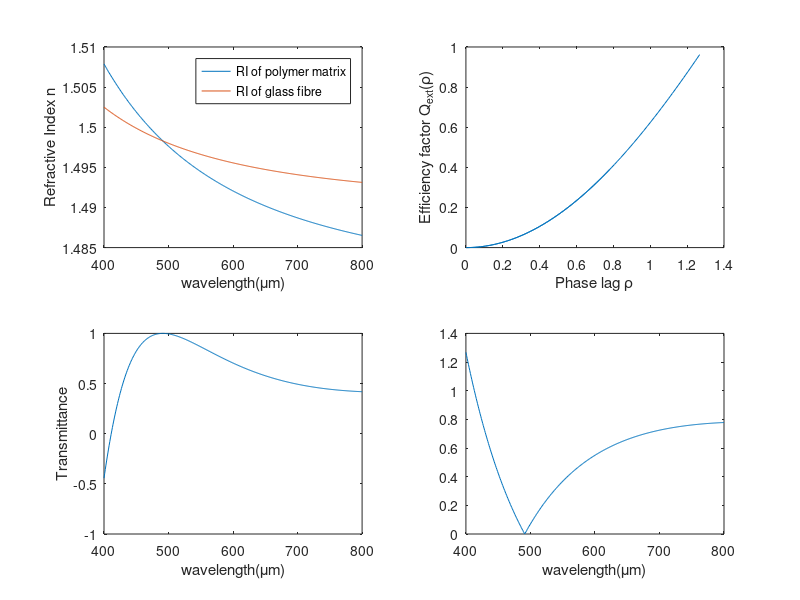

Here is the MATLAB script that generated this plot:
clear all
close all
clc

% Initialisation
N = 9; % Number of fibres
R_f = 7500e-9; % Radius of cylindrical fibre
w_s = 10000e-9
w = 60000e-9;
h = 60000e-9;
f = N*pi*(R_f)^2/(w*h)  % Volume fraction
 
% dS = 1; % Unit surface area
% I = 1; % Intensity of transmitted light
% I_0 = 1; % Uniform intensity of incident light flux


% T = I/I_0; % Transmittance of the incident light in monochromatic light


theta = 0; % Scattering angle - angle between the incident light and scattered light



wavelength_start = 400;
wavelength_end = 800;

democase = ['single'];

switch(democase)
    case 'single'
for lambda = wavelength_start:wavelength_end
% rho = 2*k*R_f*abs(n_f-n_m); % Phase lag sustained by the centre ray
%lambda = 589e-9;

n_f = 1.49+2000.*lambda^(-2)-808.*lambda^(-4)+0.1.*lambda^(-6);
n_m = 1.4794+4557.*lambda^(-2)+903.*lambda^(-4)+0.1.*lambda^(-6);
% %  a_1 = 0.751;
% %  a_2 = 1.16*10^4;
% %  n_m = sqrt(1/(a_1-a_2/lambda^2)+1);


lambda_local = lambda.*1e-9;

% n_a = 1;

rho = 4.*pi.*R_f.*abs(n_f-n_m)/(lambda_local);
% rho = 4.*pi.*R_f.*0.1/(lambda_local);

% c_ext = 4/k*Re*A(0); % Effective extinction width - energy incident on a strip with width
% Q_ext = c_ext/(2*R_f); % Efficiency factor
fun = @(gamma) 2.*rho.*sin(rho.*cos(gamma)).*(sin(gamma)).^2;
Q_ext = integral(fun,0,pi/2);
% Q_ext = (2*rho^2)/3; % Approximation

% gamma = 0; % Angle between incident light direction and surface of the fibre
% delta = 2*R_f*cos(gamma); % Light path travelled in the fibre


g = 2.*R_f/w_s; % Geomatrical shadow ratio
T_s = 1-g.*Q_ext; % Transmittance of single-fibre composite

%T_m=(1-((n_m-n_a)/(n_m+n_a))^2)^2*exp(0);

W (1,lambda-(wavelength_start-1)) = lambda;
W (2,lambda-(wavelength_start-1)) = n_m;
W (3,lambda-(wavelength_start-1)) = n_f;
W (4,lambda-(wavelength_start-1)) = T_s;
W (5,lambda-(wavelength_start-1)) = Q_ext;
W (6,lambda-(wavelength_start-1)) = rho;

end

figure();
subplot(2,2,1)
x = W(1,:);
y1 = W(2,:);
y2 = W (3,:);
plot(x,y1,'-',x,y2,'-');
legend('RI of polymer matrix','RI of glass fibre')
xlabel('wavelength(μm)')
ylabel('Refractive Index n')

subplot(2,2,2)
x2 = W (6,:);
y3 = W (5,:);
plot(x2,y3);
xlabel('Phase lag \rho')
ylabel('Efficiency factor Q_{ext}(\rho)')


subplot(2,2,3)
y3 = W (4,:);
plot(x,y3);
xlabel('wavelength(μm)')
ylabel('Transmittance')

subplot(2,2,4)
y4 = W (6,:);
plot(x,y4);
xlabel('wavelength(μm)')

    case 'multi'
        d = 5*1e-3;
        G_f = 2*(f/pi)^(1/2); % geometric shadow fraction
        p = 2*f*d/(pi*R_f); % expected number of times through multiplication of the probability

        for lambda = wavelength_start:wavelength_end
            
            n_f = 1.4792+4500.*lambda^(-2)-808.*lambda^(-4)+0.1.*lambda^(-6);
            n_m = 1.4794+4557.*lambda^(-2)+903.*lambda^(-4)+0.1.*lambda^(-6);
            
            lambda_local = lambda.*1e-9;
            
            rho = 4.*pi.*R_f.*abs(n_f-n_m)/(lambda_local);
            fun = @(gamma) 2.*rho.*sin(rho.*cos(gamma)).*(sin(gamma)).^2;
            Q_ext = integral(fun,0,pi/2);
            
            T = (1-2.*Q_ext.*(f./pi).^0.5).^((d./R_f)*(f./pi).^0.5);

            W (1,lambda-(wavelength_start-1)) = lambda;
            W (2,lambda-(wavelength_start-1)) = n_m;
            W (3,lambda-(wavelength_start-1)) = n_f;
            W (4,lambda-(wavelength_start-1)) = T;
            W (5,lambda-(wavelength_start-1)) = Q_ext;
            W (6,lambda-(wavelength_start-1)) = rho;
        end
        figure();
        subplot(2,2,1)
        x = W(1,:);
y1 = W(2,:);
y2 = W (3,:);
plot(x,y1,'-',x,y2,'-');
legend('RI of polymer matrix','RI of glass fibre')
xlabel('wavelength(μm)')
ylabel('Refractive Index n')

subplot(2,2,2)
x2 = W (6,:);
y3 = W (5,:);
plot(x2,y3);
xlabel('Phase lag \rho')
ylabel('Efficiency factor Q_{ext}(\rho)')


subplot(2,2,3)
y3 = W (4,:);
plot(x,y3);
xlabel('wavelength(μm)')
ylabel('Transmittance')

subplot(2,2,4)
y4 = W (6,:);
plot(x,y4);
xlabel('wavelength(μm)')


    case'Beer-Lambert'
        d = 5*1e-3;
        G_f = 2*(f/pi)^(1/2); % geometric shadow fraction
        p = 2*f*d/(pi*R_f); % expected number of times through multiplication of the probability

        for lambda = wavelength_start:wavelength_end
            
            n_f = 1.486+2500.*lambda^(-2)-808.*lambda^(-4)+0.1.*lambda^(-6);
            n_m = 1.4794+4557.*lambda^(-2)+903.*lambda^(-4)+0.1.*lambda^(-6);

%            n_f = 1.4794+3920.*lambda^(-2)-808.*lambda^(-4)+0.1.*lambda^(-6);
%            n_m = 1.4794+4557.*lambda^(-2)+903.*lambda^(-4)+0.1.*lambda^(-6);
            n_a = 1;
            

         
            
            fun_fresnel = @(A) 1./(2*(sin(A)).^2.*...
                        (cos(n_f.*sin(A)./n_m)).^2./(sin(A+n_f.*sin(A)./n_m)).^2.*...
                        (1+1./(cos(A-n_f.*sin(A)./n_m)).^2));
            
            T_fresnel = integral(fun_fresnel,-pi/2,pi/2)
            
            
            T_m1 = (1-((n_m-n_a)/(n_m+n_a))^2)^2*exp(0);

            T_m2 = (1-((n_f-n_m)/(n_f+n_m))^2)^2*exp(0)*T_m1;

            T_m3 = (1-((n_m-n_f)/(n_m+n_f))^2)^2*exp(0)*T_m2;

            T_m4 = (1-((n_a-n_m)/(n_a+n_m))^2)^2*exp(0)*T_m3;

            lambda_local = lambda.*1e-9;
            
            rho = 4.*pi.*R_f.*abs(n_f-n_m)/(lambda_local);
            fun = @(gamma) 2.*rho.*sin(rho.*cos(gamma)).*(sin(gamma)).^2;
            Q_ext = integral(fun,0,pi/2);
            
            T = (1-2.*Q_ext.*(f/pi).^0.5).^((d/R_f)*(f/pi)^0.5)*T_m4;

            W (1,lambda-(wavelength_start-1)) = lambda;
            W (2,lambda-(wavelength_start-1)) = n_m;
            W (3,lambda-(wavelength_start-1)) = n_f;
            W (4,lambda-(wavelength_start-1)) = T_m4;
            W (5,lambda-(wavelength_start-1)) = Q_ext;
            W (6,lambda-(wavelength_start-1)) = T_fresnel;
        end
        figure();
        subplot(2,2,1)
        x = W(1,:);
y1 = W(2,:);
y2 = W (3,:);
plot(x,y1,'-',x,y2,'-');
legend('RI of polymer matrix','RI of glass fibre')
xlabel('wavelength(μm)')
ylabel('Refractive Index n')

subplot(2,2,2)
x2 = W (6,:);
y3 = W (5,:);
plot(x2,y3);
xlabel('Phase lag \rho')
ylabel('Efficiency factor Q_{ext}(\rho)')


subplot(2,2,3)
y3 = W (4,:);
plot(x,y3);
xlabel('wavelength(μm)')
ylabel('Transmittance')

subplot(2,2,4)
y4 = W (6,:);
plot(x,y4);
xlabel('wavelength(μm)')

       
end

% T_fresnel = 2*(sin(A))^2*...
%                 (cos(n_f*sin(A)/n_m))^2/sin(A+n_f*sin(A)/n_m)^2*...
%                 (1+1/(cos(A-n_f*sin(A)/n_m))^2)
